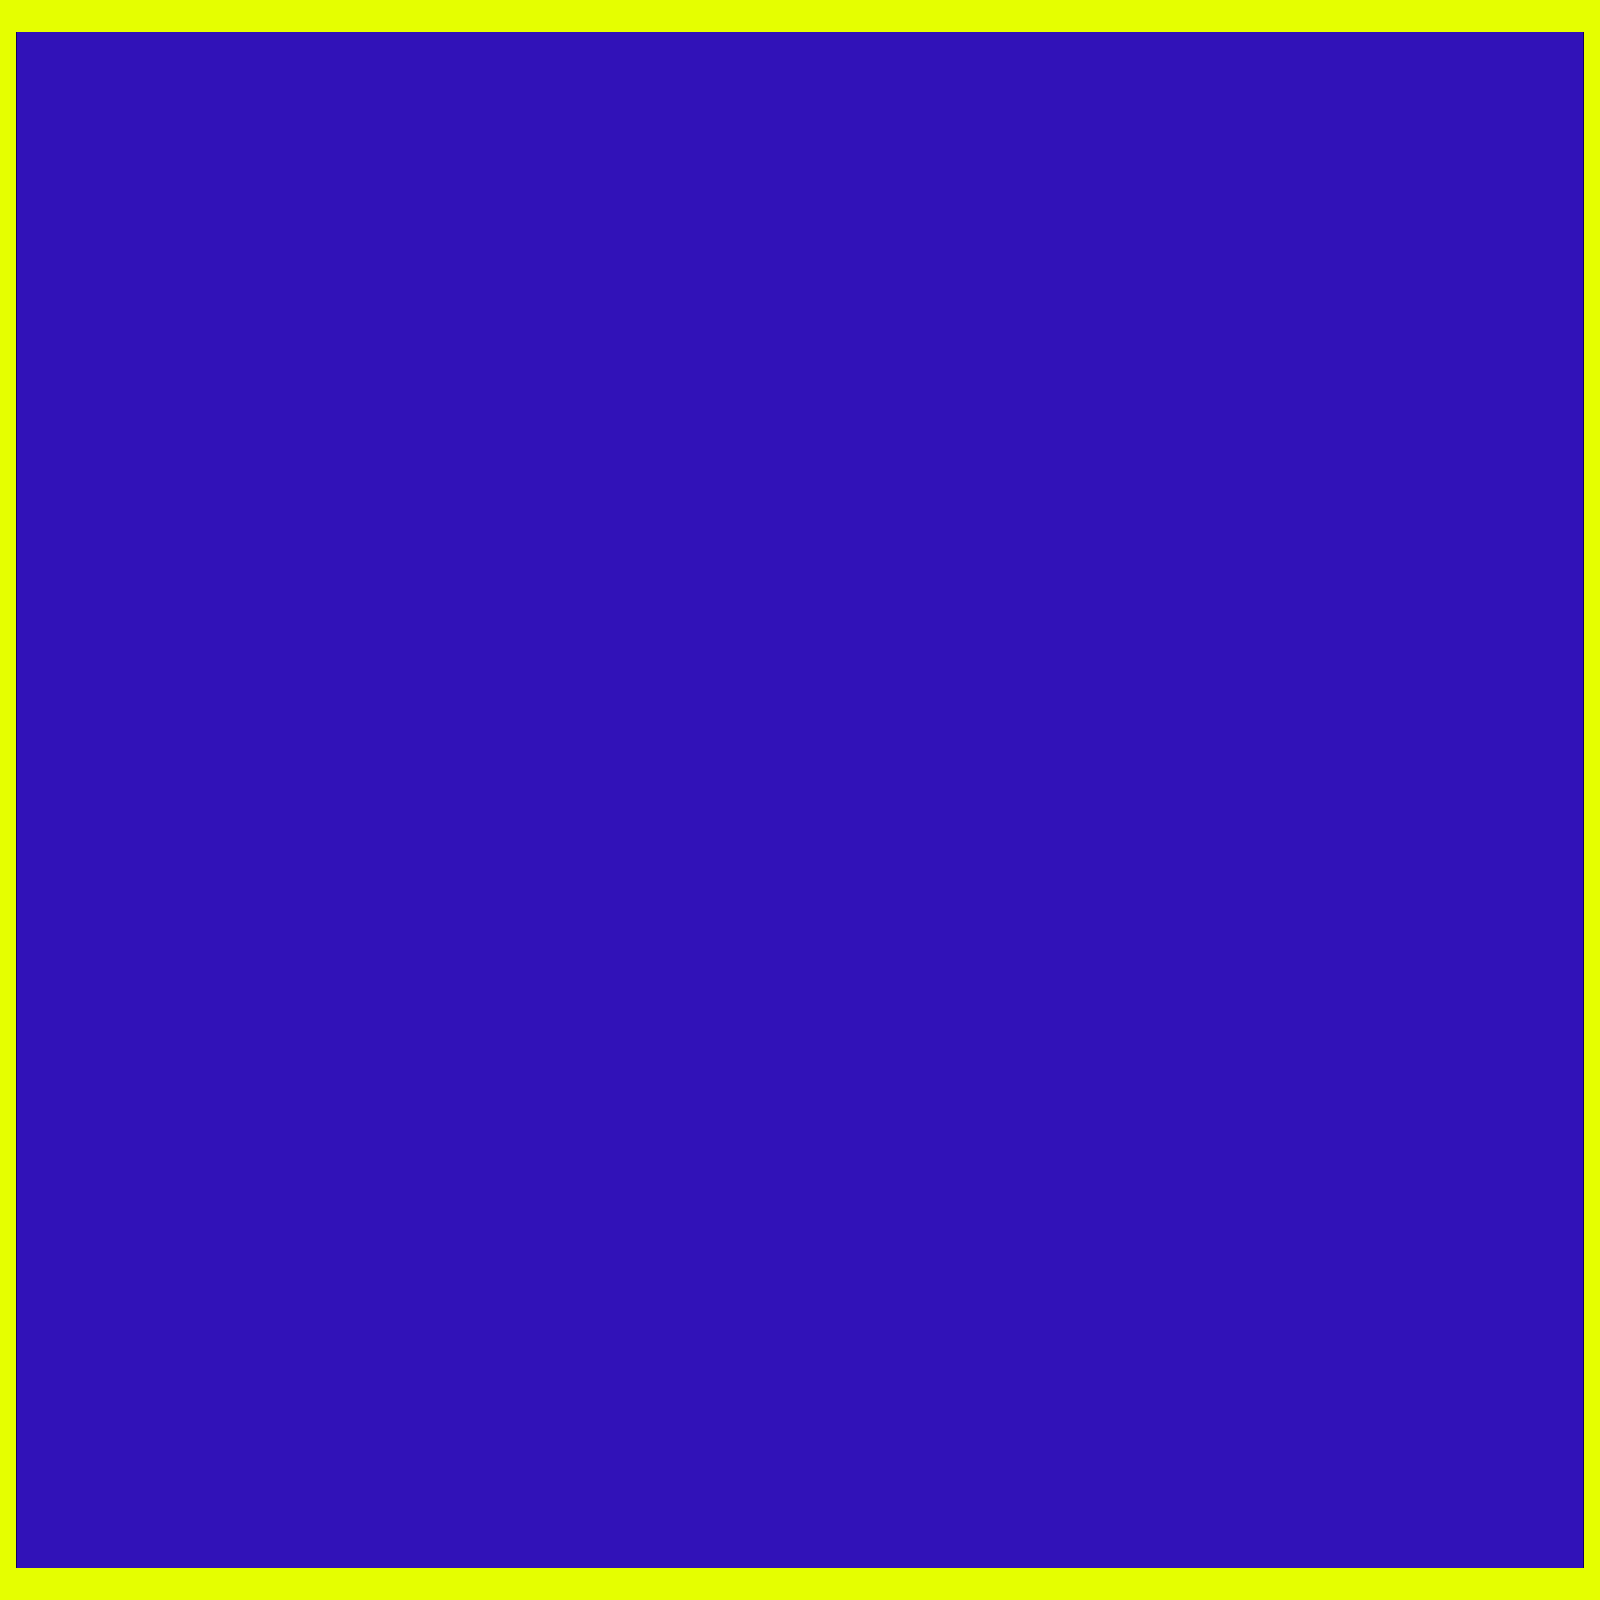

Below is a game level as drawn by its tile map, then a one-line description and the .tmx that defines it (tile-layer data replaced by summaries):
An orthogonal 100x100 tile map with 16x16 px tiles, 2 tile layers (Tile Layer 1, collisions), 2 tilesets.

<map version="1.10" tiledversion="1.11.2" orientation="orthogonal" renderorder="right-up" width="100" height="100" tilewidth="16" tileheight="16" infinite="0" nextlayerid="3" nextobjectid="1">
 <tileset firstgid="1" source="background.tsx" />
 <tileset firstgid="10" source="collision.tsx" />
 <layer id="1" name="Tile Layer 1" width="100" height="100">
  <data>[10000 cells, 9604 non-empty, 9 distinct tile ids]</data>
 </layer>
 <layer id="2" name="collisions" width="100" height="100">
  <data>[10000 cells, 592 non-empty, 1 distinct tile ids]</data>
 </layer>
</map>
